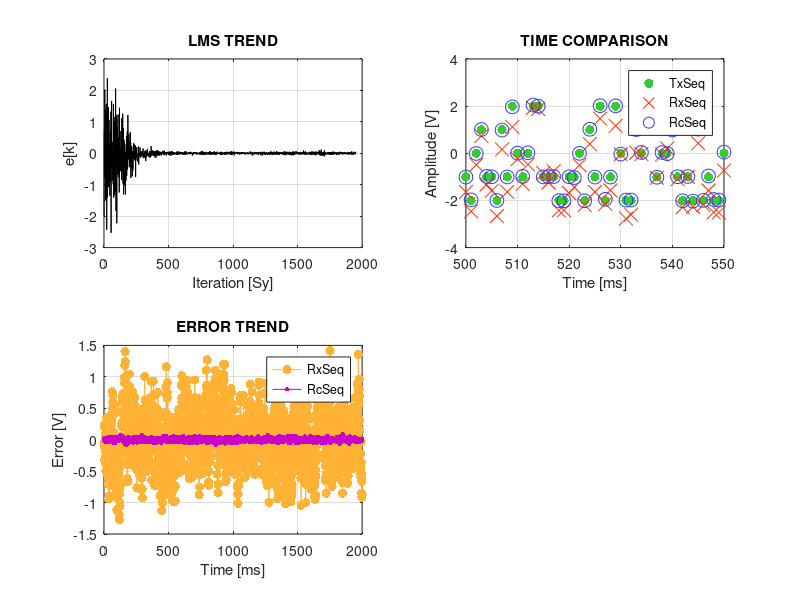

Recreate this plot in MATLAB.

%%% Title:      LEAST MEAN SQUARES (LMS) EQUALIZER SIMULATION
%%% Author:     Filippo Valmori
%%% Date:       02/06/2023
%%% Reference:  [1] Digital Communications (Bernard Sklar, 2014) [Ch.3] 
%%%             [2] Wikipedia (https://en.wikipedia.org/wiki/Least_mean_squares_filter)

close all
clearvars
clc


%% PARAMETERS

Nseq = 2000;                                                    % Length of training sequence [Sy]
Ntaps = 50;                                                     % Equalizer order
Mu = 0.01;                                                      % Step size
span = 16;                                                      % Span for channel representation [Sy]
DF = 0.17;                                                      % Standard deviation of channel distortion (assuming Gaussian distribution)
Rs = 1e3;                                                       % Symbol rate [Sy/s]
SNR = 40;                                                       % Signal-to-noise ratio over channel [dB]
TSF = 1e3;                                                      % Graphs scaling factor (e.g. "1e3" means "ms")



%% PROCESSING (INFO)

Ts = 1/Rs;                                                      % Symbol time [s]
SeqTx = randi([-2 2],Nseq,1);                                   % Training sequence (random integer symbols between +/-2)
ChTaps = [1;zeros(span-1,1)]+DF*rand(span,1);                   % Distorting channel impulse response
RxSeq = awgn(filter(ChTaps,1,SeqTx),SNR,'measured');            % Apply distortion and AWGN due to channel
EqTaps = zeros(Ntaps,1);                                        % Equalizer taps initialization
Verr = zeros(1,Nseq-Ntaps+1);                                   % Error vector (for graph purpose only)
for k = Ntaps:Nseq
    d = RxSeq(k:-1:k-Ntaps+1);                                  % Signal portion at equalizer input at time k
    y = EqTaps'*d;                                              % Equalizer output sample at time k
    e = SeqTx(k)-y;                                             % Error sample at time k
    Verr(k-Ntaps+1) = e;                                        % Save error sample st time k
    EqTaps = EqTaps+Mu*d*conj(e);                               % Update equalizer taps
end
RcSeq = filter(EqTaps,1,RxSeq);                                 % Recovered sequence after equalizer convergence
Time = Ts*(0:Nseq-1);                                           % Get time axis for graphs



%% PLOTS

Blue = [.2 .2 1];                                               % Custom blue color
Green = [.2 .8 .2];                                             % Custom green color
Orange = [1 .7 .2];                                             % Custom orange color
Violet = [.8 0 .8];                                             % Custom violet color
Azure = [0 .8 .8];                                              % Custom azure color
Red = [1 .2 0];                                                 % Custom red color
Brown = [.5 .2 0];                                              % Custom brown color
Grey = [.7 .7 .7];                                              % Custom grey color
Black = [0 0 0];                                                % Custom black color

figure
subplot(2,2,1)
plot(Verr,'Color',Black);
title('LMS TREND')
xlabel('Iteration [Sy]');
ylabel('e[k]')
grid on

subplot(2,2,2)
box on;
hold on
plot(Time*TSF,SeqTx,'.','markersize',20,'Color',Green)
plot(Time*TSF,RxSeq,'x','markersize',10,'Color',Red)
plot(Time*TSF,RcSeq,'o','markersize',10,'Color',Blue)
xlim(TSF*[.5 .55]);
legend('TxSeq','RxSeq','RcSeq')
title('TIME COMPARISON')
xlabel('Time [ms]')
ylabel('Amplitude [V]')
grid on
hold off

subplot(2,2,3)
box on;
hold on
plot(Time*TSF,RxSeq-SeqTx,'.-','markersize',20,'Color',Orange)
plot(Time*TSF,RcSeq-SeqTx,'.-','markersize',10,'Color',Violet)
legend('RxSeq','RcSeq')
title('ERROR TREND')
xlabel('Time [ms]')
ylabel('Error [V]')
grid on
hold off



%%  NOTES

% 1. For simplicity's sake the successive info sequence has been omitted.
% 2. Higher the channel distortion requires lower Mu, higher Ntaps and higher Nseq to assure the algorithm convergences.
% 3. Instead, low SNR increases the noise floor for error convergence and that is not recoverable in any way.
% 4. In real applications, equalization is applied at sample level (since equalization is useful especial for symbol
%    recovery). However, conceptually its operation can be perfectly tested also at symbol level.
